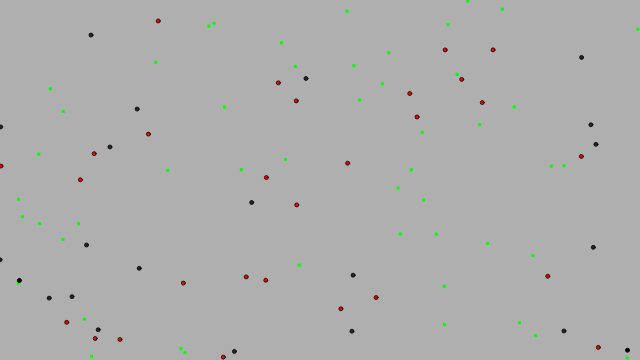
Frame 1 (no input)
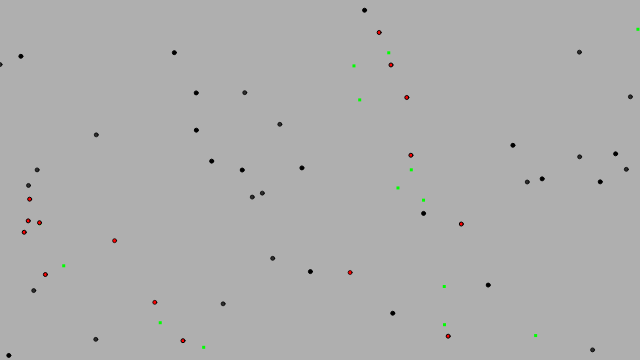
Frame 60 (no input)
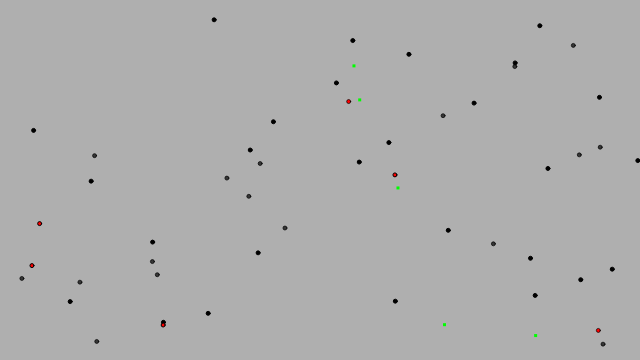
Frame 120 (the mouse pressed at the canvas centre since frame 60)

The p5.js sketch that drew these frames (run headless with seeded random() and noise() and a simulated clock; from frame 60 on, the mouse is pressed at the canvas centre):

// p5.js sketch
// ── sketch.js
// EcoSystem
// Brett Maxwell

// A World of creatures that eat food
// The more they eat, the longer they survive
// The longer they survive, the more likely they are to reproduce
// Their DNA and name is passed down as they mate


let world;
let worldtime = 0;
var currentgen;
var creatures;


function setup() {
  currentgen = 1;
  creatures = [];
  createCanvas(640, 360);
  frameRate(30);
  // World starts with 20 creatures
  // and 20 pieces of food
  world = new World(50);
  stats = createP("Stats");
  setInterval(increasetime, 1000);
}

function draw() {
  background(175);
  world.run();
  this.displayInfo();
}



// We can add a creature manually if we so desire
function mousePressed() {
  //world.born(mouseX, mouseY);
}

function mouseDragged() {
  //world.born(mouseX, mouseY);
}

function displayInfo() {
  // Display current status of population
  // let answer = population.getBest();

  // bestPhrase.html("Best phrase:<br>" + answer);
  creatures = world.creatures;
  for (let i = 0; i < creatures.length; i++) {
    if (creatures[i].highestgeneration() > currentgen) {
      currentgen = creatures[i].highestgeneration();
    }
  }
  let statstext = "<h3>Living creatures (Total: " + creatures.length + " | Latest Gen: " + currentgen + ")</h3>";
  statstext += "Runtime: " + gettime() + "<br>";

  for (let i = 0; i < creatures.length; i++) {
    statstext += "<h4>" + creatures[i].name + "</h4>";
    statstext += "Speed: " + Math.round(creatures[i].maxspeed) + " | Health: " + Math.round(creatures[i].health) + "<br>";
    statstext += "Can procreate: " + (creatures[i].canreproduce() ? "yes" : "no") + " | ";
    statstext += "Food Sense: " + Math.round(creatures[i].foodsense) + " | ";
    statstext += "Mate Sense: " + Math.round(creatures[i].attraction) + "<br>";
    statstext += "Eating Rate: " + Math.round(creatures[i].eatingrate * 100) + "% | ";
    statstext += "Reproduction Rate: " + Math.round(creatures[i].repoductionrate * 100) + "% | ";
    statstext += "Reproduction Cooldown: " + Math.round(creatures[i].reproctioncooldown) + " seconds<br>";
    statstext += "Lifespan: " + Math.round(creatures[i].lifespan) + " seconds<br>";
    statstext += "Age: " + Math.round(creatures[i].age) + " seconds<br>";
    statstext += "Parents: " + (creatures[i].parents == undefined ? "None" : creatures[i].parents[0].name + " & " + creatures[i].parents[1].name) + "<br>";
    statstext += "Generation: " + creatures[i].highestgeneration() + "<br>";
  }

  stats.html(statstext);
}

function increasetime() {
  if (creatures.length > 0) {
    worldtime += 1;
    for (let i = 0; i < creatures.length; i++) {
      creatures[i].birthsecond();
    }
  }
}

function gettime() {
  var totalseconds = worldtime;
  var minutes = Math.floor(totalseconds / 60);
  var seconds = totalseconds - (minutes * 60);
  var runtime = '';
  runtime = minutes + ":" + (Math.floor(seconds) > 9 ? Math.floor(seconds) : "0" + Math.floor(seconds));
  return runtime;
}
// ── creature.js
class Creature {
    constructor(l, dna_, name_, parents_) {
        this.name = name_;
        this.parents = parents_;
        this.position = l.copy(); // Vector 2
        this.velocity = createVector(); //p5.Vector.random2D();
        this.acceleration = createVector();
        this.health = 200; // Life Timer
        this.xoff = random(1000);
        this.yoff = random(1000);
        this.dna = dna_;
        this.foodtarget = null; // next dinner
        this.reprocucetarget = null; // next mate
        this.maxforce = 0.3;
        this.sextime = 0;
        this.age = 0;
        this.birthtime = worldtime;
        //console.log(this.birthtime);
        this.generation = (parents_ == undefined) ? [1, 1] : [parents_[0].highestgeneration() + 1, parents_[1].highestgeneration() + 1];

        this.maxspeed = map(this.dna.genes[0], 0, 1, 15, 0);
        this.foodsense = (this.dna.genes[1] * 75) + 25; // radious to find food
        this.attraction = (this.dna.genes[2] * 75) + 25; // radious to find mate
        this.repoductionrate = this.dna.genes[3]; // rate to reproduce
        this.eatingrate = this.dna.genes[4]; // rate to eat
        this.reproctioncooldown = (this.dna.genes[5] * 5) + 5; // sex cooldown
        this.lifespan = (this.dna.genes[6] * 100) + 40;
        //console.log("life" + this.lifespan);
        this.r = map(this.dna.genes[0], 0, 1, 0, 50);
        //console.log("New child born");
    }

    oldage() {
        //console.log("Died of old age")
        this.health = -1;
    }

    run(food, mates) {
        this.detectfood(food);
        this.detectmate(mates);
        this.update();
        this.borders();
        this.display();
    }

    oldenough() {
        this.backinthegame();
    }

    reproduce(mate) {
        // sexual reproduction
        //console.log("Reproduce");
        this.reprocucetarget = null;
        this.sextime = this.age;
        mate.sextime = mate.age;
        if (random(1) < 0.25) {
            let name = '';
            if (this.parents != undefined && mate.parents != undefined) {
                name = this.name.substring(0, 2) + this.parents[0].name.charAt(2) + this.parents[1].name.charAt(3) + mate.parents[0].name.charAt(4) + mate.parents[1].name.charAt(5) + mate.name.substring(6, 8);
            }
            else {
                name = this.name.substring(0, 4) + mate.name.substring(4, 8);
            }
            // Child is mix of two parents
            let childDNA = this.dna.copy(mate);
            // Child DNA can mutate
            childDNA.mutate(0.01);
            return new Creature(this.position, childDNA, name, [this, mate]);
        } else {
            return null;
        }
    }

    detectfood(food) {
        if (this.health < 300) {
            var foundfood = false;
            for (let i = food.length - 1; i >= 0; i--) {
                // Calculate distance
                var d = p5.Vector.dist(food[i], this.position);
                // eat if close
                if (d < 10) {
                    this.clamp(this.health += 100, -1, 400);
                    food.splice(i, 1);
                    break;
                }
                // find food
                if (this.foodtarget == null) {
                    var change = random(1);
                    if (d < this.foodsense && (change <= this.eatingrate || this.health < 100)) {
                        this.foodtarget = food[i];
                        foundfood = true;
                        break;
                    }
                }
                else {
                    if (d < this.attraction && this.foodtarget == food[i]) {
                        foundfood = true;
                    }
                }
            }
            if (!foundfood) {
                this.foodtarget = null;
            }
        }
    }

    canreproduce() {
        if (this.age > this.sextime + this.reproctioncooldown) {
            return true;
        }
        return false;
    }

    detectmate(mates) {

        if (this.canreproduce() && this.age > 10 && this.health >= 100) {
            var foundmate = false;
            for (let i = 0; i < mates.length; i++) {
                // can't sex yourself
                if (mates[i] != this && mates[i] != null) {
                    // Calculate distance
                    var d = p5.Vector.dist(mates[i].position, this.position);
                    // reproduce
                    if (d < 10 && mates[i] == this.reprocucetarget) {
                        var baby = this.reproduce(mates[i]);
                        this.reprocucetarget = null;
                        if (baby) {
                            mates.push(baby);
                        }
                        break;
                    }
                    // find mate
                    if (this.reprocucetarget == null) {
                        var change = random(1);
                        if (d < this.attraction && change <= this.repoductionrate && mates[i].canreproduce()) {
                            this.reprocucetarget = mates[i];
                            foundmate = true;
                            break;
                        }
                    }
                    else {
                        if (d < this.attraction && this.reprocucetarget == mates[i]) {
                            foundmate = true;
                        }
                    }
                }
            }
            if (!foundmate) {
                this.reprocucetarget = null;
            }
        }
    }

    // Method to update position
    update() {
        if (this.foodtarget == null && this.reprocucetarget == null) {
            //console.log("moving random");
            this.moverandom();
        }
        if (this.foodtarget != null) {
            //console.log("Found food");
            this.findtarget(this.foodtarget);
        }
        if (this.reprocucetarget != null && this.foodtarget == null) {
            //console.log("Found mate");
            this.findtarget(this.reprocucetarget.position);
        }
        var mouse = createVector(mouseX, mouseY);
        var flee = this.flee(mouse);
        flee.mult(5);
        this.applyforce(flee);

        this.position.add(this.velocity);
        this.velocity.add(this.acceleration);
        this.acceleration.mult(0);

        this.health -= 0.2;        
    }

    birthsecond() {
        this.age = worldtime - this.birthtime;
    }

    findtarget(target) {
        var arrive = this.arrive(target);

        arrive.mult(1);

        this.applyforce(arrive);      
    }

    moverandom() {

        // Simple movement based on perlin noise
        let vx = map(noise(this.xoff), 0, 1, -this.maxspeed, this.maxspeed);
        let vy = map(noise(this.yoff), 0, 1, -this.maxspeed, this.maxspeed);
        this.velocity = createVector(vx, vy);
        this.xoff += 0.01;
        this.yoff += 0.01;
    }

    arrive(target) {
        var desired = p5.Vector.sub(target, this.position);
        var d = desired.mag();
        var speed = this.maxspeed;
        if (d < 100) {
            speed = map(d, 0, 100, 0, this.maxspeed);
        }
        desired.setMag(speed);
        var steer = p5.Vector.sub(desired, this.velocity);
        steer.limit(this.maxforce);
        return steer;
    }

    flee(target) {
        var desired = p5.Vector.sub(target, this.position);
        var d = desired.mag();
        if (d < 20) {
            desired.setMag(this.maxspeed);
            desired.mult(-1);
            var steer = p5.Vector.sub(desired, this.velocity);
            steer.limit(this.maxforce);
            return steer;
        } else {
            return createVector(0, 0);
        }
    }

    applyforce(f) {
        this.acceleration.add(f);
    }

    // Wraparound
    //borders() {
    //    if (this.position.x < -this.r) this.position.x = width + this.r;
    //    if (this.position.y < -this.r) this.position.y = height + this.r;
    //    if (this.position.x > this.width + this.r) this.position.x = -r;
    //    if (this.position.y > this.height + this.r) this.position.y = -r;
    //}

    borders() {
        if (this.position.x < 0) this.position.x = width;
        if (this.position.y < 0) this.position.y = height;
        if (this.position.x > width) this.position.x = 0;
        if (this.position.y > height) this.position.y = 0;
    }

    // Method to display
    display() {
        ellipseMode(CENTER);
        stroke(0, this.health);
        let c = this.foodtarget != null ? color(255, 0, 0) : this.reprocucetarget != null ? color(0, 0, 255) : 0;
        fill(c, this.health);
        ellipse(this.position.x, this.position.y, 4, 4);
    }

    dead() {
        var deathtime = this.birthtime + this.lifespan;

        if (deathtime < worldtime && deathtime != 0){
            console.log("Died of old age ");
            return true;
        }
        if (this.health < 0.0) {
            return true;
        } else {
            return false;
        }
    }

    clamp(num, min, max) {
        return num <= min ? min : num >= max ? max : num;
    }

    highestgeneration() {
        return this.generation[0] > this.generation[1] ? this.generation[0] : this.generation[1];
    }
}
// ── dna.js

class DNA {
  constructor(newgenes) {
    if (newgenes) {
      this.genes = newgenes;
    } else {
      // The genetic sequence
      // DNA is random floating point values between 0 and 1 (!!)
      // Speed
      // Food Sense Range
      // attraction range
      // reproduction rate
      // food rate
      // reproduction cooldown
      // natural lifespan
      this.genes = new Array(7);
      for (let i = 0; i < this.genes.length; i++) {
        this.genes[i] = random(0, 1);
      }
    }
  }

  copy(mate) {
    // should switch to fancy JS array copy
    let newgenes = [];
    for (let i = 0; i < this.genes.length; i++) {
      if (mate) {
        var chance = random(1);
        if (chance <= 0.5) {
          newgenes[i] = this.genes[i];
        }
        else {
          newgenes[i] = mate.dna.genes[i];
        }
      } else {
        newgenes[i] = this.genes[i];
      }
    }

    return new DNA(newgenes);
  }

  // Based on a mutation probability, picks a new random character in array spots
  mutate(m) {
    for (let i = 0; i < this.genes.length; i++) {
      if (random(1) < m) {
        this.genes[i] = random(0, 1);
      }
    }
  }
}
// ── food.js
class Food {
    constructor(num) {
        // Start with some food
        this.food = [];
        for (let i = 0; i < num; i++) {
            this.food.push(createVector(random(width), random(height)));
        }
    }

    // Add some food at a location
    add(l) {
        this.food.push(l.copy());
    }

    // Display the food
    run() {
        for (let i = 0; i < this.food.length; i++) {
            let f = this.food[i];
            let c = color(0, 255, 0);
            rectMode(CENTER);
            noStroke();
            fill(c);
            rect(f.x, f.y, 3, 3);
        }

        // There's a small chance food will appear randomly
        if (random(1) < 0.02) {
            this.food.push(createVector(random(width), random(height)));
        }
    }

    // Return the list of food
    getFood() {
        return this.food;
    }
}
// ── names.js
let names = ["Abdullah","Achilles","Adolphus","Alexande","Alistair","Alphonse","Anderson","Anthoney","Augustin","Beatrice","Benjaman","Benjamin","Bernardo","Bertrand","Brantlee","Brentley","Burdette","Campbell","Carlisle","Casimiro","Chadwick","Chandler","Charlton","Cheyenne","Clarance","Claudius","Clemente","Columbus","Courtney","Cristian","Damarcus","Danielle","Deforest","Demarion","Devaughn","Dionicio","Domenico","Dominque","Ebenezer","Eldridge","Emiliano","Epifanio","Everette","Faustino","Fernando","Fielding","Fitzhugh","Florence","Franklyn","Fredrick","Garrison","Geovanni","Germaine","Gianluca","Giovanni","Giuseppe","Gottlieb","Grayling","Gregorio","Guilford","Hamilton","Harrison","Herschel","Hezekiah","Humberto","Ignatius","Jamarcus","Jedediah","Jefferey","Jennings","Jeremiah","Jerimiah","Johathan","Jonathan","Joseluis","Kathleen","Kenyatta","Kimberly","Kingston","Ladarius","Langston","Laurence","Lawrence","Leonardo","Leopoldo","Marcello","Marquise","Matthias","Maverick","Mckinley","Menachem","Michelle","Mohammad","Montrell","Muhammad","Nehemiah","Nicklaus","Norberto","Pasquale","Percival","Pleasant","Prentice","Randolph","Raymundo","Reginald","Reinhold","Reynolds","Roderick","Salvador","Santiago","Shedrick","Sheridan","Sherwood","Stafford","Starling","Sullivan","Talmadge","Terrance","Thaddeus","Theadore","Thompson","Thorwald","Timmothy","Torrence","Tremayne","Tristian","Valentin","Virginia","Wilfredo","Williard","Winifred","Lissette","Louvenia","Madaline","Madeline","Magdalen","Malissie","Marcelle","Marianna","Marietta","Marleigh","Maryjane","Mckenzie","Mellissa","Michaela","Milagros","Nathalia","Patience","Pearlene","Phylicia","Priscila","Richelle","Rosamond","Ruthanne","Scarlett","Shanequa","Shaquana","Sharonda","Sherilyn","Stefanie","Susannah","Tennille","Treasure","Vernetta","Violetta","Winifred","Yessenia"];
// ── world.js


// Constructor
class World {  
  constructor(num) {
    // Start with initial food and creatures
    this.food = new Food(num);
    this.creatures = []; // An array for all creatures  
    this.names = ["Abdullah", "Achilles", "Adolphus", "Alexande", "Alistair", "Alphonse", "Anderson", "Anthoney", "Augustin", "Beatrice", "Benjaman", "Benjamin", "Bernardo", "Bertrand", "Brantlee", "Brentley", "Burdette", "Campbell", "Carlisle", "Casimiro", "Chadwick", "Chandler", "Charlton", "Cheyenne", "Clarance", "Claudius", "Clemente", "Columbus", "Courtney", "Cristian", "Damarcus", "Danielle", "Deforest", "Demarion", "Devaughn", "Dionicio", "Domenico", "Ebenezer", "Eldridge", "Emiliano", "Epifanio", "Everette", "Faustino", "Fernando", "Fielding", "Fitzhugh", "Florence", "Franklyn", "Fredrick", "Garrison", "Geovanni", "Germaine", "Gianluca", "Giovanni", "Giuseppe", "Gottlieb", "Grayling", "Gregorio", "Guilford", "Hamilton", "Harrison", "Herschel", "Hezekiah", "Humberto", "Ignatius", "Jamarcus", "Jedediah", "Jefferey", "Jennings", "Jeremiah", "Jerimiah", "Johathan", "Jonathan", "Joseluis", "Kathleen", "Kenyatta", "Kimberly", "Kingston", "Ladarius", "Langston", "Laurence", "Lawrence", "Leonardo", "Leopoldo", "Marcello", "Matthias", "Maverick", "Mckinley", "Menachem", "Michelle", "Mohammad", "Montrell", "Muhammad", "Nehemiah", "Nicklaus", "Norberto", "Percival", "Pleasant", "Prentice", "Randolph", "Raymundo", "Reginald", "Reinhold", "Reynolds", "Roderick", "Salvador", "Santiago", "Shedrick", "Sheridan", "Sherwood", "Stafford", "Starling", "Sullivan", "Talmadge", "Terrance", "Thaddeus", "Theadore", "Thompson", "Thorwald", "Timmothy", "Torrence", "Tremayne", "Tristian", "Valentin", "Virginia", "Wilfredo", "Williard", "Winifred", "Lissette", "Louvenia", "Madaline", "Madeline", "Magdalen", "Malissie", "Marcelle", "Marianna", "Marietta", "Marleigh", "Maryjane", "Mckenzie", "Mellissa", "Michaela", "Milagros", "Nathalia", "Patience", "Pearlene", "Phylicia", "Priscila", "Richelle", "Rosamond", "Ruthanne", "Scarlett", "Sharonda", "Sherilyn", "Stefanie", "Susannah", "Tennille", "Treasure", "Vernetta", "Violetta", "Winifred", "Yessenia"];
    for (let i = 0; i < num; i++) {
      let l = createVector(random(width), random(height));
      let dna = new DNA();

      let name = this.makeid();
      this.creatures.push(new Creature(l, dna, name));
    }
  }

  makeid() {
    var r = Math.floor(random(this.names.length - 1));    
    var result = this.names[r].toLowerCase();
    console.log(result);
    return result;
  }

  // Make a new creature
  born(x, y) {
    let l = createVector(x, y);
    let dna = new DNA();
    let name = this.makeid(8);
    console.log(name);
    this.creatures.push(new Creature(l, dna, name));
  }

  // Run the world
  run() {
    // Deal with food
    //console.log(this.creatures);
    this.food.run();

    // Cycle through the ArrayList backwards b/c we are deleting
    for (let i = this.creatures.length - 1; i >= 0; i--) {
      // All creatures run, seek and eat
      let b = this.creatures[i];
      b.run(this.food.food, this.creatures);
      // If it's dead, kill it and make food
      if (b.dead()) {
        this.creatures.splice(i, 1);
        this.food.add(b.position);
      }
    }
  }
}
